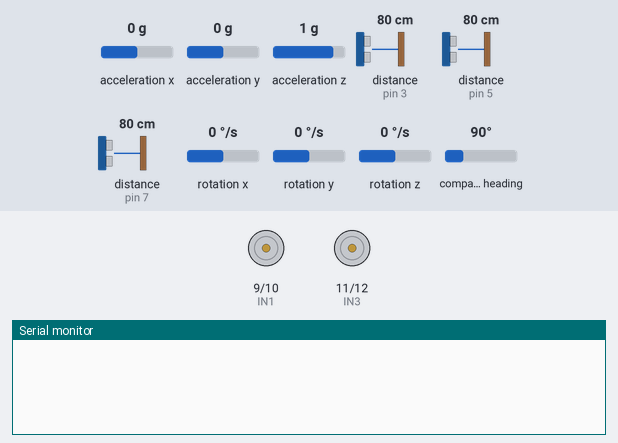
Bench run of a sketch on a simulated Arduino Uno, built with avr-gcc and run on an emulated ATmega328P. Shown: motor-driver pin pairs drawn as motors (green arrow = first pin HIGH = forward, orange = second pin HIGH = backward, longer = more drive, scaled by the enable pin), the last lines printed to the serial monitor. The test bench sets the inputs (shaded band); at power-on: compass heading 90°, acceleration x 0 g, acceleration y 0 g, acceleration z 1 g, distance to the obstacle (sensors on pin 3, pin 5, pin 7) 80 cm, rotation x 0 °/s, rotation y 0 °/s, rotation z 0 °/s. The echo pulse lasts 58.3 µs per cm.

Above: at 0.01 s.
1.3 s: compass heading set to 86°
At 2.2 s:
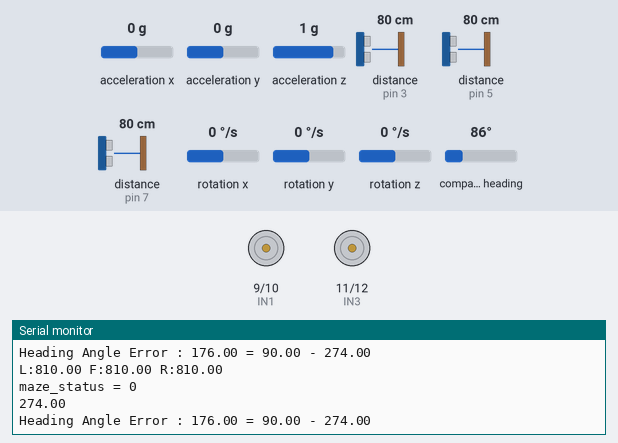
2.8 s: compass heading set to 269°
At 2.87 s:
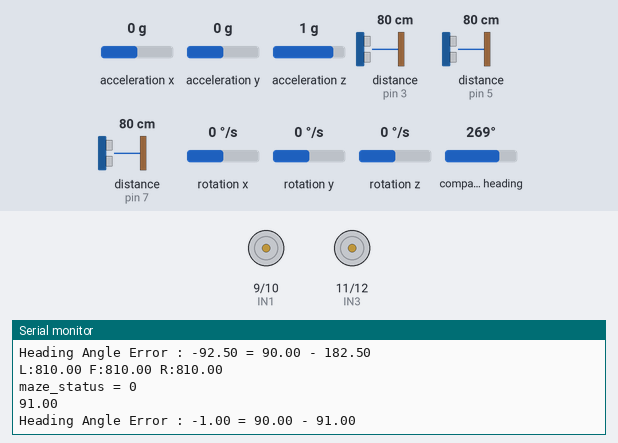
4.3 s: compass heading set to 254°
At 5.0 s:
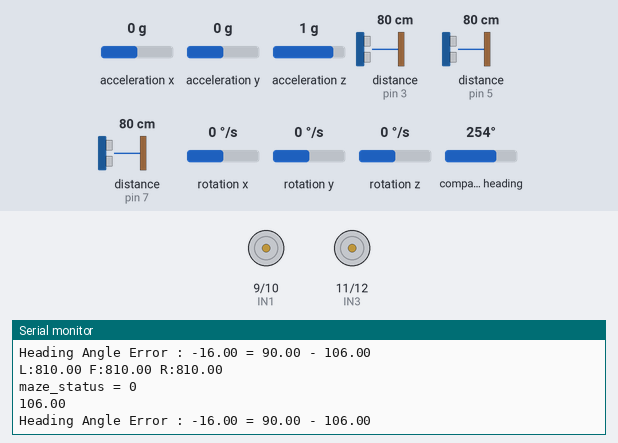
Timing chart, 0 to 7.3 s (numbered marks = the images above; inputs shaded):
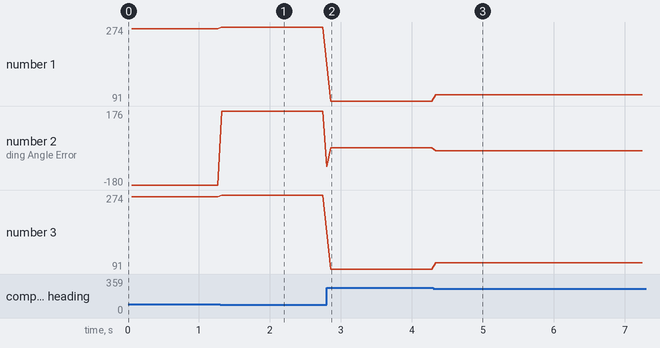

The sketch:

maze_imu1.ino
```cpp
///////////////////// IMU //////////////////////
#include <Wire.h>
#include <LSM303.h>

#define THRESHOLD_ANGLE 10

LSM303 compass;

float heading_angle      = 0.0;
float init_heading_angle = 17.0;   // 초기 방향
float target_heading_angle = 90;
float heading_angle_error = 0.0;  // error 값


//////////////////////////sonar//////////////////////////
#include <NewPing.h>

#define SONAR_NUM 3      // Number of sensors.
#define MAX_DISTANCE 150 // Maximum distance (in cm) to ping.
#define WALL_GAP_DISTANCE      400 //mm 단위
#define WALL_GAP_DISTANCE_HALF 200 //mm 단위
#define MOTOR_PWM_OFFSET 10

#define Front 0
#define Left  1
#define Right 2

#define TRIG1 2
#define ECHO1 3

#define TRIG2 4
#define ECHO2 5

#define TRIG3 6
#define ECHO3 7
NewPing sonar[SONAR_NUM] = {   // Sensor object array.
  NewPing(TRIG1, ECHO1, MAX_DISTANCE), // Each sensor's trigger pin, echo pin, and max distance to ping.
  NewPing(TRIG2, ECHO2, MAX_DISTANCE),
  NewPing(TRIG3, ECHO3, MAX_DISTANCE)


};

float front_sonar1  = 0.0;
float left_sonar1   = 0.0;
float right_sonar1  = 0.0;

float front_sonar2  = 0.0;
float left_sonar2   = 0.0;
float right_sonar2  = 0.0;

float front_sonar3  = 0.0;
float left_sonar3   = 0.0;
float right_sonar3  = 0.0;

float front_sonar  = 0.0;
float left_sonar   = 0.0;
float right_sonar  = 0.0;


/////////////////// L298 ////////////////////
#define ENA 8
#define IN1 9
#define IN2 10
#define IN3 11
#define IN4 12
#define ENB 13

/////////////// Maze Status /////////////////////
int maze_status = 0;

void setup()
{
  // put your setup code here, to run once:

  pinMode (ENA, OUTPUT);
  pinMode (IN1, OUTPUT);
  pinMode (IN2, OUTPUT);

  pinMode (IN3, OUTPUT);
  pinMode (IN4, OUTPUT);
  pinMode (ENB, OUTPUT);


  Serial.begin(115200); // 통신속도를 115200으로 정의함

  Wire.begin();  // IMU initiallize
  compass.init();
  compass.enableDefault();

  /*
    Calibration values; the default values of +/-32767 for each axis
    lead to an assumed magnetometer bias of 0. Use the Calibrate example
    program to determine appropriate values for your particular unit.
  */
  compass.m_min = (LSM303::vector<int16_t>) {-32767, -32767, -32767};
  compass.m_max = (LSM303::vector<int16_t>) {+32767, +32767, +32767};

}

  void motor_R_control(int motor_speed_R) // 모터 A의 속도(speed)제어
  {
    if (motor_speed_R >= 0)
    {
      digitalWrite(IN1, LOW);         //모터의 방향 제어
      digitalWrite(IN2, HIGH);
      if(motor_speed_R>=255) motor_speed_R = 255;
      analogWrite(ENA, motor_speed_R); //모터의 속도 제어
    }
    else
    {
      digitalWrite(IN1, HIGH);
      digitalWrite(IN2, LOW);
      if(motor_speed_R<=-255) motor_speed_R = -255;
      analogWrite(ENA, -motor_speed_R);
    }
  }


  void motor_L_control(int motor_speed_L) // 모터 A의 속도(speed)제어
  {
    if (motor_speed_L >= 0)
    {
      digitalWrite(IN3, LOW);         //모터의 방향 제어
      digitalWrite(IN4, HIGH);
      if(motor_speed_L>=255) motor_speed_L = 255;
      analogWrite(ENB, motor_speed_L); //모터의 속도 제어
    }
    else
    {
      digitalWrite(IN3, HIGH);
      digitalWrite(IN4, LOW);
      if(motor_speed_L<=-255) motor_speed_L = -255;
      analogWrite(ENB, -motor_speed_L);
    }
  }


  void check_maze_status(void)
  {
    if ( (left_sonar >= 0) && (left_sonar <= WALL_GAP_DISTANCE_HALF  ) && (right_sonar >= 0) && (right_sonar <= WALL_GAP_DISTANCE_HALF  ) && (front_sonar >= 0) && (front_sonar <= WALL_GAP_DISTANCE_HALF  ))

    {
      maze_status = 4;
      Serial.println("maze_status = 4");
    }
    else if ( (left_sonar >= 0) && (left_sonar <= WALL_GAP_DISTANCE_HALF  ) && (right_sonar >= 0) && (right_sonar <= WALL_GAP_DISTANCE_HALF  ) && (front_sonar >= WALL_GAP_DISTANCE_HALF  ) )
    {
      maze_status = 1;
      Serial.println("maze_status = 1");
    }
    else if ( (left_sonar >= 0) && (left_sonar <= WALL_GAP_DISTANCE_HALF  ) && (front_sonar >= 0) && (front_sonar <= WALL_GAP_DISTANCE_HALF  ) )
    {
      maze_status = 2;
      Serial.println("maze_status = 2");
    }
    else if ( (right_sonar >= 0) && (right_sonar <= WALL_GAP_DISTANCE_HALF  ) && (front_sonar >= 0) && (front_sonar <= WALL_GAP_DISTANCE_HALF  ) )
    {
      maze_status = 3;
      Serial.println("maze_status = 3");
    }
    else
    {
      maze_status = 0;
      Serial.println("maze_status = 0");
    }
  }

  //먼저 left_pwm =0;  right_pwm =100; 으로 해서 왼쪽 오른쪽 방향 찾기
  void wall_collision_avoid(int base_speed)
{
  float error = 0.0;
  float Kp = 0.3
  ;       //나중에 조정해야 할 것
  int pwm_conrol = 0; // pwm을 0으로 초기화
  int right_pwm = 0;  // 모터속도 0으로 초기화
  int left_pwm = 0;   // 모터속도 0으로 초기화

  error = (right_sonar - left_sonar);
  error = Kp * error;

  if (error >= 38
  ) error =  38;
  if (error <= -38) error = -38;

  right_pwm = base_speed - error ;
  left_pwm  = base_speed + error ;

  if(right_pwm <= 0) right_pwm = 0;
  if(left_pwm  <= 0) left_pwm  = 0;

  if(right_pwm >= 255) right_pwm = 255;
  if(left_pwm  >= 255) left_pwm  = 255;


}

  void imu_rotation(void)
  {
     compass.read();
    float heading1 = compass.heading();
    compass.read();
    float heading2 = compass.heading();

    float heading = (heading1 + heading2) / 2;


    heading = 360 - heading; // 회전 좌표계를 반시계 방향으로 할 것

    Serial.println(heading);

    heading_angle_error = target_heading_angle - heading;

    if(heading_angle_error > 180)
    {
        heading_angle_error = heading_angle_error - 360;
    }
    else if(heading_angle_error < -180)
    {
        heading_angle_error = heading_angle_error + 360;
    }
    else
    {


    }
   Serial.print("Heading Angle Error : ");
   Serial.print(heading_angle_error); //heading_angle error 표시
   Serial.print(" = ");
   Serial.print(target_heading_angle);
   Serial.print(" - ");
   Serial.println(heading); //heading_angle 표시


    if(heading_angle_error > THRESHOLD_ANGLE) // 반시계방향으로 회전
    {
        motor_L_control(-120);
        motor_R_control(100);
    }
    else if((heading_angle_error >=-THRESHOLD_ANGLE) && (heading_angle_error <=THRESHOLD_ANGLE)) // 정지
    {
      motor_L_control(0);
      motor_R_control(0);
    }
    else // heading_angle_error <-THRESHOLD_ANGLE // 시계방향으로 회전
    {
      motor_L_control(120);
      motor_R_control(-100);
    }

  }
  void loop(){
    // put your main code here, to run repeatedly:

    float front_sonar1 = sonar[Front].ping_cm() * 10;
    float left_sonar1  = sonar[Left].ping_cm() * 10;
    float right_sonar1 = sonar[Right].ping_cm() * 10;

    float front_sonar2 = sonar[Front].ping_cm() * 10;
    float left_sonar2  = sonar[Left].ping_cm() * 10;
    float right_sonar2 = sonar[Right].ping_cm() * 10;

    float front_sonar3 = sonar[Front].ping_cm() * 10;
    float left_sonar3  = sonar[Left].ping_cm() * 10;
    float right_sonar3 = sonar[Right].ping_cm() * 10;

    front_sonar = (front_sonar1 + front_sonar2 + front_sonar3) / 3;
    left_sonar  = (left_sonar1 + left_sonar2 + left_sonar3) / 3;
    right_sonar = (right_sonar1 + right_sonar2 + right_sonar3) / 3;

    if (front_sonar == 0.0) front_sonar = MAX_DISTANCE * 10; // 0.0 출력이 최댓값이므로
    if (left_sonar  == 0.0) left_sonar = MAX_DISTANCE * 10;
    if (right_sonar == 0.0) right_sonar = MAX_DISTANCE * 10;

    Serial.print("L:"); Serial.print(left_sonar); Serial.print(" ");
    Serial.print("F:"); Serial.print(front_sonar); Serial.print(" ");
    Serial.print("R:"); Serial.println(right_sonar);


    check_maze_status();
    imu_rotation();
  }

/*
   if(maze_status == 4)
  {
     // 정지
    motor_A_control(HIGH,0);
    motor_B_control(LOW,0);
    delay(700);
    //180회전을 한다
    Serial.println("Rotate CCW");
    motor_A_control(LOW,115); // 오른쪽 전진
    motor_B_control(HIGH,130); // 오른쪽 후진
    delay(995);
    motor_A_control(HIGH,0); // 오른쪽 전진
    motor_B_control(LOW,0); // 오른쪽 후진
    delay(700);
  }
  else if( maze_status == 1)
  { // 좌우 벽만 있을 때 직전
    Serial.println("run_straight");
    wall_collision_avoid(80);
  }

   else if( maze_status == 2)
  {
    // 정지
    motor_A_control(HIGH,0);  // 오른쪽 정지
    motor_B_control(LOW ,0);  // 왼쪽은 정지
    delay(50);
    // 시계방향 90
    Serial.println("Rotate CCW");
    motor_A_control(LOW,85);  // 오른쪽 직진
    motor_B_control(HIGH,100);  // 왼쪽은 후진
    delay(612);               // 일정한 시간 동안 회전
    motor_A_control(HIGH,0);  // 오른쪽 정지
    motor_B_control(LOW ,0);  // 왼쪽은 정지
    delay(50);
  }
   else if ( maze_status == 3)
  {
    // 정지
    motor_A_control(HIGH,0);  // 오른쪽 정지
    motor_B_control(LOW ,0);  // 왼쪽은 정지
    delay(50);
   // 90도 회전 반시계 방향으로 회전
    Serial.println("Rotate CCW");
    motor_A_control(HIGH,85);  // 오른쪽 직진
    motor_B_control(LOW,100);  // 왼쪽은 후진
    delay(605);               // 일정한 시간 동안 회전
    motor_A_control(HIGH,0);  // 오른쪽 정지
    motor_B_control(LOW ,0);  // 왼쪽은 정지
    delay(50);
  }
   else
  {
    Serial.println("Go straight");
    motor_A_control(HIGH, 85);
    motor_B_control(HIGH, 100);
  }

}
*/
```

Measured:
- the behaviour switches between 90 and 89° on compass heading (found by bisection; images 0 and 1)
- after the input at 1.3 s, the serial monitor: prints a new line at once (image 1)
- after the input at 2.8 s, the serial monitor: prints a new line at once (image 2)
- after the input at 4.3 s, the serial monitor: prints a new line at once (image 3)
- plotted number 1: 270 → 274 after the input at 1.3 s, 274 → 91 after the input at 2.8 s, 91 → 106 after the input at 4.3 s
- plotted number 2: -180 → 176 after the input at 1.3 s, 176 → -1 after the input at 2.8 s, -1 → -16 after the input at 4.3 s
- plotted number 3: 270 → 274 after the input at 1.3 s, 274 → 91 after the input at 2.8 s, 91 → 106 after the input at 4.3 s
